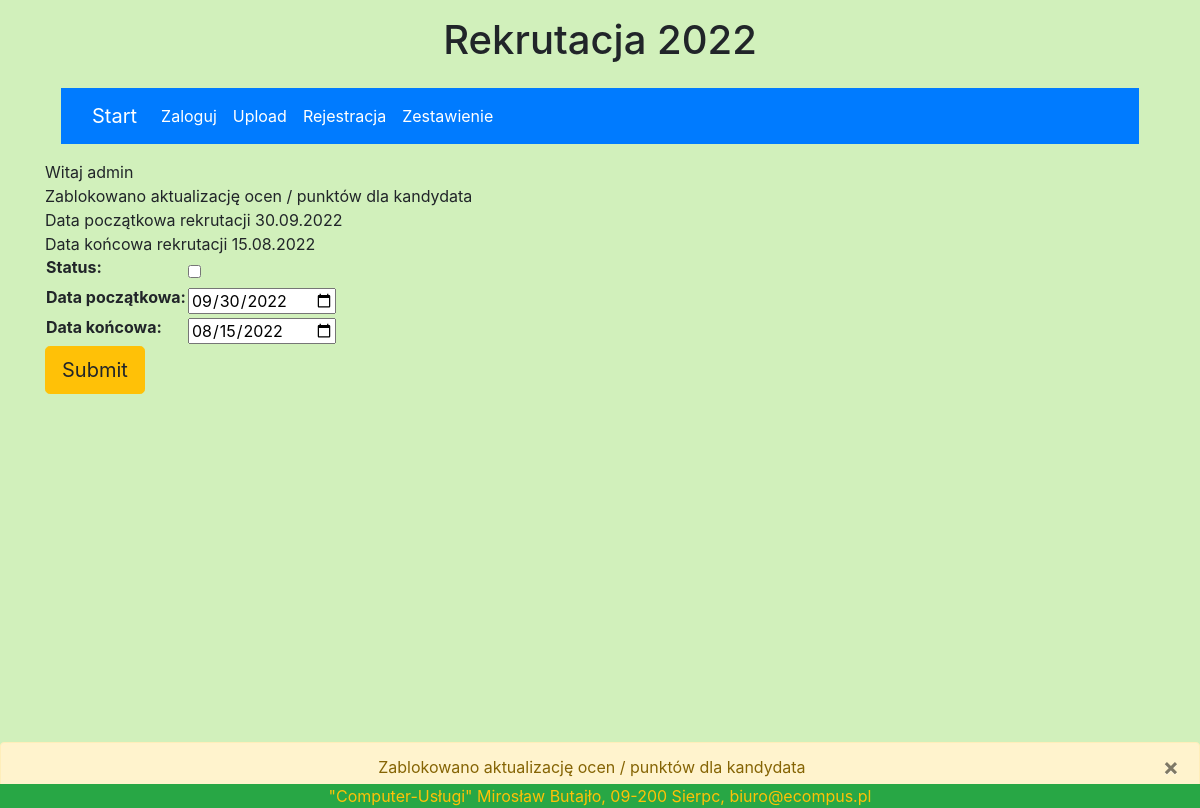
Screenshot of /zmienstatus/ (signed in) with the database file from the repository.
### licznik/models.py (models this page shows, shortened)
class User(AbstractUser):
    class Meta:
        db_table = 'user'
        constraints = [
            models.UniqueConstraint(fields=['username'], name='unique User'),
            models.UniqueConstraint(fields=['pesel'], name='unique pesel'),
            models.UniqueConstraint(fields=['email'], name='unique email')
        ]
    username = models.CharField(max_length=30, unique=True, verbose_name='Nazwa użytkownika',
                                help_text='Unikalna nazwa')
    first_name = models.CharField(max_length=200, help_text='Wymagany', verbose_name='Imię')
    second_name = models.CharField(null=True, blank=True, max_length=10, help_text='Opcja', verbose_name='Drugie imię ')
    last_name = models.CharField(max_length=200, help_text='Wymagany', verbose_name='Nazwisko')
    pesel = models.CharField(max_length=11, unique=True, validators=[
        MinLengthValidator(11), MaxLengthValidator(11), f_pesel], help_text='Wymagany')
    email = models.EmailField('email adress', unique=True, help_text='Wymagany')
    def __str__(self):
        return f'{str(self.username)}'

class Status(models.Model):
    datastart = models.DateField(default=date.today, verbose_name='Data początkowa')
    dataend = models.DateField(default=date.today, verbose_name='Data końcowa')
    status = models.BooleanField(default=False, verbose_name='status')

### licznik/views.py (the view)
# urls.py: path('zmienstatus/', views.zmienstatus, name="zmienstatus-page"),
@login_required(login_url='/login/')
def zmienstatus(request):
    if Status.objects.all().count() == 0 or None:
        if request.method == 'POST':
            form = StatusForm(request.POST or None)
            if form.is_valid():
                stat = Status(status=form.cleaned_data['status'],datastart=form.cleaned_data['datastart'],dataend=form.cleaned_data['dataend'])
                stat.save()
                statobj = Status.objects.all().first()
                checkstat = statobj.status
                datestart = statobj.datastart
                dateend = statobj.dataend
                datecurrent = datetime.date.today()
                if datecurrent > dateend or datecurrent < datestart:
                    statusdate = False
                else:
                    statusdate = True
                if checkstat or not statusdate:
                    messages.warning(request, 'Zablokowano aktualizację ocen / punktów dla kandydata')
                    message='Zablokowano aktualizację ocen / punktów dla kandydata'
                else:
                    message = 'Odblokowana aktualizację ocen / punktów dla kandydata'
                    messages.warning(request, 'Odblokowana aktualizację ocen / punktów dla kandydata')
                return render(request, 'zmienstatus.html', {'form':form, 'datestart':datestart, 'dateend':dateend,'message':message})
        else:
            form = StatusForm(None)
            comment = 'Dat nie ustalono'
            return render(request, 'zmienstatus1.html', {'form':form, 'comment':comment})
    else:
        statobj = Status.objects.all().first()
        initial_dict = {
            "datastart": statobj.datastart,
            "dataend": statobj.dataend,
            "status": statobj.status,
        }
        if request.method == 'POST':
            form = StatusForm(request.POST or None)
            if form.is_valid():
                stat = Status(id=statobj.id, status=form.cleaned_data['status'], datastart=form.cleaned_data['datastart'],
                              dataend=form.cleaned_data['dataend'])
                stat.save()
                statobj = Status.objects.all().first()
                checkstat = statobj.status
                datestart = statobj.datastart
                dateend = statobj.dataend
                datecurrent = datetime.date.today()
                if datecurrent > dateend or datecurrent < datestart:
                    statusdate = False
                else:
                    statusdate = True
                if checkstat or not statusdate:
                    comment = 'Zablokowano aktualizację ocen / punktów dla kandydata'
                    messages.warning(request, 'Zablokowano aktualizację ocen / punktów dla kandydata')
                    return render(request, 'zmienstatus.html',{'form': form, 'datestart': datestart, 'dateend': dateend,'comment': comment})
                else:
                    comment = 'Odblokowana aktualizację ocen / punktów dla kandydata'
                    messages.warning(request, 'Odblokowani aktualizację ocen / punktów dla kandydata')
                    return render(request, 'zmienstatus.html',{'form': form, 'datestart': datestart, 'dateend': dateend,'comment': comment})
        else:
            form = StatusForm(instance=statobj)
            statobj = Status.objects.all().first()
            checkstat = statobj.status
            datestart = statobj.datastart
            dateend = statobj.dataend
            datecurrent = datetime.date.today()
            if datecurrent > dateend or datecurrent < datestart:
                statusdate = False
            else:
                statusdate = True
            if checkstat or not statusdate:
                comment = 'Zablokowano aktualizację ocen / punktów dla kandydata'
                messages.warning(request, 'Zablokowano aktualizację ocen / punktów dla kandydata')
                return render(request, 'zmienstatus.html',{'form': form, 'datestart': datestart, 'dateend': dateend,'comment': comment})
            else:
                comment = 'Odblokowana aktualizację ocen / punktów dla kandydata'
                messages.warning(request, 'Odblokowano aktualizację ocen / punktów dla kandydata')
                return render(request, 'zmienstatus.html', {'form': form, 'datestart': datestart, 'dateend': dateend,'comment': comment})

### licznik/forms.py
class StatusForm(forms.ModelForm):
    class Meta:
        model = Status
        fields = ['status', 'datastart','dataend']
        widgets = {
            'datastart': DateInput(attrs={'type': 'date', 'value':datetime.datetime.today().strftime("%d-%m-%Y")}),
            'dataend': DateInput(attrs={'type': 'date'})
        }

### licznik/templates/zmienstatus.html (shortened to what this page needs)
{% extends 'base.html' %}
{% block content %}
Witaj {{ user }}<br>
{{ comment }}<br>
Data początkowa rekrutacji {{ datestart }}<br>
Data końcowa rekrutacji {{ dateend }}<br>
<form  method = 'POST' enctype="multipart/form-data">
        <table>
            {{ form.as_table }}
        </table>
        <button type="submit" class="btn btn-lg btn-warning">Submit</button>
    </form>
{% if messages %}
   {% for message in messages %}
            <div class="container-fluid p-0">
              <div class="alert alert-warning {{ message.tags }} fixed-bottom text-center " role="alert" >
                <button type="button" class="close" data-dismiss="alert" aria-label="Close">
                  <span aria-hidden="true">×</span>
                </button>
                {{ message }}
              </div>
            </div>
        {% endfor %}
{% endif %}
{% endblock %}

### licznik/static/style.css (style rules this page uses)
.bgpage { background-color: #d1f0bb; }

### rows the page displays
User: username "admin"
Status: datastart "30.09.2022", dataend "15.08.2022"

### other values shown
{{ comment }} "Zablokowano aktualizację ocen / punktów dla kandydata"
{{ message }} "Zablokowano aktualizację ocen / punktów dla kandydata"
